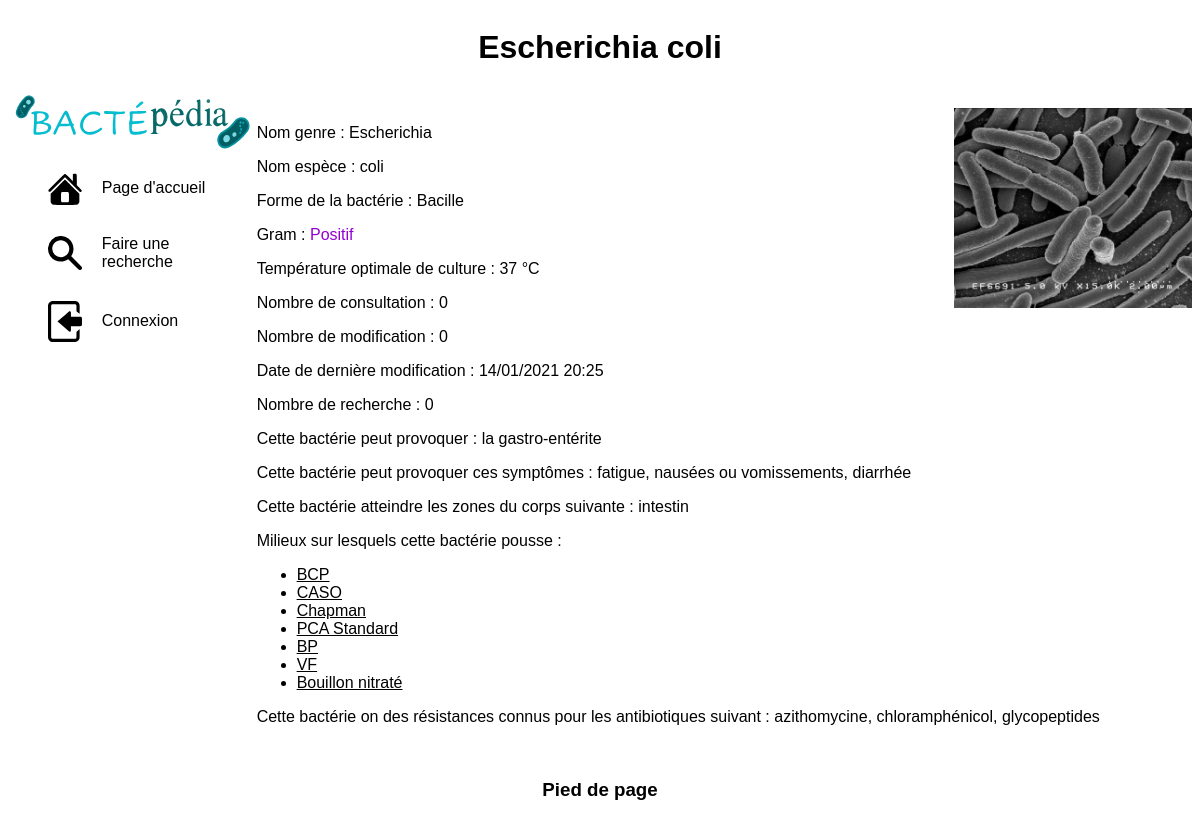
/page/bacIndiv.php?idBac=1, run on the app's committed database.
### tables this page shows
CREATE TABLE bcp__bacterie(
    id_bacterie INTEGER NOT NULL PRIMARY KEY AUTO_INCREMENT,
    genre_bacterie VARCHAR(255) NOT NULL,
    espece_bacterie VARCHAR(255) NOT NULL,
    serovar_bacterie VARCHAR(255) NULL,
    gram_bacterie VARCHAR(255) NOT NULL,
    LienInterneImage_bacterie TEXT NULL,
    visible_bacterie BOOLEAN NOT NULL,
    nbConsultation_bacterie INTEGER NOT NULL DEFAULT 0,
    nbModification_bacterie INTEGER NOT NULL DEFAULT 0,
    nbRecherche_bacterie INTEGER NOT NULL DEFAULT 0,
    dateModif_bacterie DATETIME NOT NULL,
    temperatureOptimale_bacterie INTEGER NULL,
    prophylaxie_bacterie LONGTEXT NULL,
    nom_forme VARCHAR(255) NOT NULL
);

CREATE TABLE bcp__milieu(
	id_milieu INTEGER NOT NULL PRIMARY KEY AUTO_INCREMENT,
	nature_milieu VARCHAR(255) NOT NULL,
	empirique_milieu BOOLEAN NULL,
	synthetique_milieu BOOLEAN NULL,
	semiSynthetique_milieu BOOLEAN NULL,
	ordinaire_milieu BOOLEAN NULL,
	enrichi_milieu BOOLEAN NULL,
	oriantation_milieu BOOLEAN NULL,
	isolement_milieu BOOLEAN NULL,
	identification_milieu BOOLEAN NULL,
	enrichissement_milieu BOOLEAN NULL,
	conservation_milieu BOOLEAN NULL,
	composition_milieu TEXT NULL,
	utilisation_milieu TEXT NULL,
	lecture_milieu TEXT NULL,
	lectureResultat_milieu LONGTEXT NULL,
	cout_milieu INTEGER NULL,
	etat_milieu VARCHAR(255) NULL,
	LienInterneImage_milieu TEXT NULL
);

### function/function.php (called while the page is built, shortened)
<?php
function uneBacterie($id):array {
   $bdd = connect();
   $query = $bdd->prepare('SELECT * FROM bcp__bacterie WHERE id_bacterie = :id');
   $query->execute([
      'id' => $id
   ]);
   return ($query->fetchAll(PDO::FETCH_ASSOC));
}
function milieuPourUneBacterie($idBac):array {
   $bdd = connect();
   $query = $bdd->prepare('SELECT id_milieu, nature_milieu FROM bcp__milieu JOIN bcp__pousse USING(id_milieu) WHERE id_bacterie= :idBac');
   $query->execute([
      'idBac' => $idBac
   ]);
   return ($query->fetchAll(PDO::FETCH_ASSOC));
}
function maladiePourUneBacterie($idBac):array {
   $bdd = connect();
   $query = $bdd->prepare('SELECT nom_maladie FROM bcp__provoquemaladie WHERE id_bacterie = :idBac;');
   $query->execute([
      'idBac' => $idBac
   ]);
   return ($query->fetchAll(PDO::FETCH_ASSOC));
}
function symptomePourUneBacterie($idBac):array {
   $bdd = connect();
   $query = $bdd->prepare('SELECT nom_symptome FROM bcp__provoquesymptome WHERE id_bacterie = :idBac;');
   $query->execute([
      'idBac' => $idBac
   ]);
   return ($query->fetchAll(PDO::FETCH_ASSOC));
}
function zoneCorpsPourUneBacterie($idBac):array {
   $bdd = connect();
   $query = $bdd->prepare('SELECT nom_zoneCorps FROM bcp__atteint WHERE id_bacterie = :idBac;');
   $query->execute([
      'idBac' => $idBac
   ]);
   return ($query->fetchAll(PDO::FETCH_ASSOC));
}
function resistancePourUneBacterie($idBac):array {
   $bdd = connect();
   $query = $bdd->prepare('SELECT nom_antibiotique FROM bcp__resistance WHERE id_bacterie = :idBac;');
   $query->execute([
      'idBac' => $idBac
   ]);
   return ($query->fetchAll(PDO::FETCH_ASSOC));
}

### function/miseEnPage.php (called while the page is built, shortened)
<?php
function enDateHeure($dateHeure):string{
   return (date('d/m/Y G:i', strtotime($dateHeure)));
}

### page/bacIndiv.php (the view, shortened to what this page needs)
<?php
require_once '../function/miseEnPage.php';
require_once '../function/function.php';
$bacBDD = uneBacterie($_GET['idBac']);
$bacterie = [
   'id' => $bacBDD[0]['id_bacterie'],
   'genre' => $bacBDD[0]['genre_bacterie'],
   'espece' => $bacBDD[0]['espece_bacterie'],
   'serotype' => $bacBDD[0]['serovar_bacterie'],
   'gram' => $bacBDD[0]['gram_bacterie'],
   'forme' => $bacBDD[0]['nom_forme'],
   'nbConsultation' => $bacBDD[0]['nbConsultation_bacterie'],
   'nbModification' => $bacBDD[0]['nbModification_bacterie'],
   'nbRecherche' => $bacBDD[0]['nbRecherche_bacterie'],
   'dateDerniereModif' => enDateHeure($bacBDD[0]['dateModif_bacterie']),
   'temperature' => $bacBDD[0]['temperatureOptimale_bacterie'],
   'prophylaxie' => $bacBDD[0]['prophylaxie_bacterie'],
   'photo' => $bacBDD[0]['LienInterneImage_bacterie'],
   'visible' => $bacBDD[0]['visible_bacterie']
];
$nomBac = $bacterie['genre'] . ' ' . $bacterie['espece'] . ' ' . $bacterie['serotype'];
$titrePage = "$nomBac";
require_once '../elements/header.php';
require_once '../elements/nav.php';
?>
<div class="contenu">
    <img class="imgIndiv" src="../<?= $bacterie['photo'] ?>" alt="Photo microscope de la bactérie">
    <p>Nom genre : <?= $bacterie['genre'] ?></p>
    <p>Nom espèce : <?= $bacterie['espece'] ?></p>
    <p>Forme de la bactérie : <?= $bacterie['forme'] ?></p>
    <p>Gram : <span style="<?php if ($bacterie['gram'] === 'Positif'){echo 'color: darkviolet;';}elseif($bacterie['gram'] === 'Negatif'){echo 'color: deeppink;';} ?>"><?= $bacterie['gram']?> </span></p>
    <p>Température optimale de culture : <?= $bacterie['temperature'] ?> °C</p>
    <p>Nombre de consultation : <?= $bacterie['nbConsultation'] ?> </p>
    <p>Nombre de modification : <?= $bacterie['nbModification'] ?> </p>
    <p>Date de dernière modification : <?= $bacterie['dateDerniereModif'] ?> </p>
    <p>Nombre de recherche : <?= $bacterie['nbRecherche'] ?> </p>
   <?php
   $maladies = maladiePourUneBacterie($bacterie['id']);
   if (isset($maladies[0])) :
      $listeMaladie = [];
      foreach ($maladies as $maladie){
          $listeMaladie[] = $maladie['nom_maladie'];
      }
   ?>
   <p>
       Cette bactérie peut provoquer :
      <?php
      echo strtolower(implode(', ', $listeMaladie));
      ?>
   </p>
   <?php
    endif;
    ?>
   <?php
   $symptomes = symptomePourUneBacterie($bacterie['id']);
   if (isset($symptomes[0])) :
      $listeSymptome = [];
      foreach ($symptomes as $symptome){
         $listeSymptome[] = $symptome['nom_symptome'];
      }
      ?>
       <p>
           Cette bactérie peut provoquer ces symptômes :
          <?php
          echo strtolower(implode(', ', $listeSymptome));
          ?>
       </p>
   <?php
   endif;
   ?>
   <?php
   $zones = zoneCorpsPourUneBacterie($bacterie['id']);
   if (isset($zones[0])) :
      $listeZone = [];
      foreach ($zones as $zone){
         $listeZone[] = $zone['nom_zoneCorps'];
      }
      ?>
       <p>
           Cette bactérie atteindre les zones du corps suivante :
          <?php
          echo strtolower(implode(', ', $listeZone));
          ?>
       </p>
   <?php
   endif;
   ?>
    <?php
    $milieux = milieuPourUneBacterie($bacterie['id']);
    if (isset($milieux[0])) :
    ?>
        <div>
            <p>Milieux sur lesquels cette bactérie pousse :</p>
            <ul>
               <?php
               foreach($milieux as $milieu){
                   $lien = 'milieuIndiv.php' . '?' . $milieu['id_milieu'];
                   echo "<li><a href='$lien'>{$milieu['nature_milieu']}</a></li>";
               }
               ?>
            </ul>
        </div>
   <?php
   endif;
   ?>
   <?php
   $resistances = resistancePourUneBacterie($bacterie['id']);
   if (isset($resistances[0])) :
      $listeResistance = [];
      foreach ($resistances as $resistance){
         $listeResistance[] = $resistance['nom_antibiotique'];
      }
      ?>
       <p>
           Cette bactérie on des résistances connus pour les antibiotiques suivant :
          <?php
          echo strtolower(implode(', ', $listeResistance));
          ?>
       </p>
   <?php
   endif;
   ?>
    <br>
</div>
<?php
require_once '../elements/footer.php';
?>

### elements/header.php (shortened to what this page needs)
<html>
<head>
   <link rel="stylesheet" href="../style/superstyle.css">
</head>
<body>
<div class="container">
   <div class="header">
      <h1><?= $titrePage ?></h1>
   </div>

### elements/nav.php (shortened to what this page needs)
<nav class="menu">
    <a href="../page/accueil.php" style="display: block; margin: 0;padding: 0;width: 100%;">
        <img src="../style/img/logo.svg" alt="logo du site" style="width: 100%;">
    </a>
   <?php
   if (isset($_SESSION['idUser'])) :
      if ($_SESSION['estAdmin'] == 1) :
         ?>
         <?php
         if ($_SESSION['photo'] !== null) {
            $lienPhoto = '../' . $_SESSION['photo'];
            echo "<img class=\"photoProfil\" src=\"$lienPhoto\" alt='photo utilisateur'>";
         } else{
            echo "<p style='text-align: center; width: 100%; font-weight: bold;'>{$_SESSION['prenom']} {$_SESSION['nom']}</p>";
         }
         ?>
          <a href="../page/accueil.php" class="button one">
              <img src="../style/img/house.svg" alt="">
              <div class="textelien">Page d'accueil</div>
          </a>
          <a href="../page/searchSimple.php" class="button one">
              <img src="../style/img/search.svg" alt="">
              <div class="textelien">Faire une recherche</div>
          </a>
          <a href="../page/myAccount.php" class="button one">
              <img src="../style/img/account.svg" alt="">
              <div class="textelien">Mon compte</div>
          </a>
          <a href="../page/favoris.php" class="button one">
              <img src="../style/img/favoris.svg" alt="">
              <div class="textelien">Mes favoris</div>
          </a>
          <a href="../page/aSavoir.php" class="button one">
              <img src="../style/img/coeurVide.svg" alt="">
              <div class="textelien">Bactéries à savoir</div>
          </a>
          <a href="../page/adminPage.php" class="button one">
              <img src="../style/img/database.svg" alt="">
              <div class="textelien">Gérer les données</div>
          </a>
          <a href="#" class="button one">
              <img src="../style/img/setting.svg" alt="">
              <div class="textelien">Paramètres</div>
          </a>
          <a href="../page/disconect.php" class="button one">
              <img src="../style/img/logout.svg" alt="">
              <div class="textelien">Déconnexion</div>
          </a>
      <?php
      endif;
      ?>
      <?php
      if ($_SESSION['estAdmin'] == 0):
         ?>
         <?php
         if ($_SESSION['photo'] !== null) {
            $lienPhoto = '../' . $_SESSION['photo'];
            echo "<img class=\"photoProfil\" src=\"$lienPhoto\" alt='photo utilisateur'>";
         } else{
            echo "<p style='text-align: center; width: 100%; font-weight: bold;'>{$_SESSION['prenom']} {$_SESSION['nom']}</p>";
         }
         ?>
          <a href="../page/accueil.php" class="button one">
              <img src="../style/img/house.svg" alt="">
              <div class="textelien">Page d'accueil</div>
          </a>
          <a href="../page/searchSimple.php" class="button one">
              <img src="../style/img/search.svg" alt="">
              <div class="textelien">Faire une recherche</div>
          </a>
          <a href="../page/myAccount.php" class="button one">
              <img src="../style/img/account.svg" alt="">
              <div class="textelien">Mon compte</div>
          </a>
          <a href="../page/favoris.php" class="button one">
              <img src="../style/img/favoris.svg" alt="">
              <div class="textelien">Mes favoris</div>
          </a>
          <a href="../page/aSavoir.php" class="button one">
              <img src="../style/img/coeurVide.svg" alt="">
              <div class="textelien">Bactéries à savoir</div>
          </a>
          <a href="../page/disconect.php" class="button one">
              <img src="../style/img/logout.svg" alt="">
              <div class="textelien">Déconnexion</div>
          </a>
      <?php
      endif;
      ?>
   <?php
   else:
      ?>
       <a href="../page/accueil.php" class="button one">
           <img src="../style/img/house.svg" alt="">
           <div class="textelien">Page d'accueil</div>
       </a>
       <a href="../page/searchSimple.php" class="button one">
           <img src="../style/img/search.svg" alt="">
           <div class="textelien">Faire une recherche</div>
       </a>
       <a href="../page/login.php" class="button one">
           <img src="../style/img/login.svg" alt="">
           <div class="textelien">Connexion</div>
       </a>
   <?php
   endif;
   ?>
</nav>

### elements/footer.php
<div class="footer">
   <h3>Pied de page</h3>
</div>
</div>
</body>
</html>

### style/superstyle.css (style rules this page uses)
* { box-sizing: border-box; font-family: "Arial"; }
a { color: black; }
.container { display: flex; flex-wrap: wrap; align-items: flex-start; }
.header { width: 100%; text-align: center; }
.footer { width: 100%; text-align: center; }
.menu { display: flex; flex-direction: column; width: 21%; align-items: flex-start; justify-content: center; }
.menu a { display: flex; flex-wrap: nowrap; align-items: center; align-items: center; padding: 5px 30px; margin: 10px; }
.menu a .textelien { padding-left: 20px; }
.menu a img { width: 20%; }
.contenu { width: 79%; }
.button { text-decoration: none; color: black; position: relative; padding: 10px; }
a.button.one:before, a.button.one:after { content: ''; position: absolute; width: 10px; height: 10px; transition: all 0.3s ease; }
a.button.one:before { top: -2.5%; left: -1%; border-top: 2px solid white; border-left: 2px solid white; }
a.button.one:after { bottom: -2.5%; right: -1%; border-bottom: 2px solid white; border-right: 2px solid white; }
.imgIndiv { float: right; height: 200px; }

### data on the page
bcp__bacterie: titrePage "Escherichia coli", LienInterneImage_bacterie (picture), genre_bacterie "Escherichia", espece_bacterie "coli", nom_forme "Bacille", gram_bacterie "Positif", temperatureOptimale_bacterie "37"
bcp__milieu: nature_milieu "BCP"
bcp__milieu: nature_milieu "CASO"
bcp__milieu: nature_milieu "Chapman"
bcp__milieu: nature_milieu "PCA Standard"
bcp__milieu: nature_milieu "BP"
bcp__milieu: nature_milieu "VF"
bcp__milieu: nature_milieu "Bouillon nitraté"

### other printed values
$bacterie['nbConsultation'] "0"
$bacterie['nbModification'] "0"
$bacterie['dateDerniereModif'] "14/01/2021 20:25"
$bacterie['nbRecherche'] "0"
implode(', ', $listeMaladie) "la gastro-entérite"
implode(', ', $listeSymptome) "fatigue, nausées ou vomissements, diarrhée"
implode(', ', $listeZone) "intestin"
implode(', ', $listeResistance) "azithomycine, chloramphénicol, glycopeptides"
